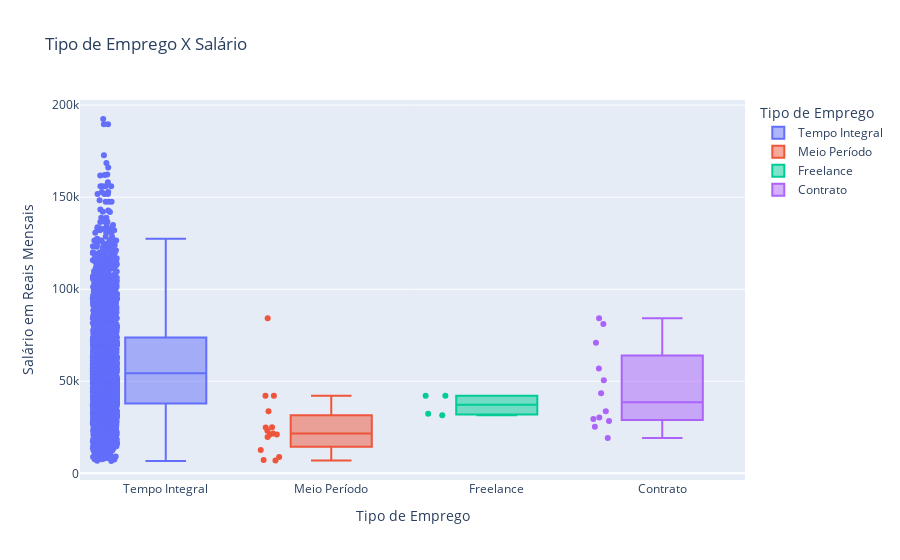

Notebook cell for this chart:
### Code cell
# Pergunta 2: Escolho entre flexibilidade de horário ou salário?
fig2 = px.box(
    salarios,
    x='Tipo de Emprego',
    y='Salário em Reais Mensais',
    color='Tipo de Emprego',
    points="all",
    title='Tipo de Emprego X Salário',
)
fig2.show()

### Figure 1 — Plotly figure (JSON) as saved in the notebook; plotly's stock layout.template omitted (floating-point values rounded to 4 significant figures; data arrays with more than 128 entries replaced by an {"elided": "..."} marker saying what was removed)
{"data": [{"alignmentgroup": "True", "boxpoints": "all", "hovertemplate": "Tipo de Emprego=%{x}<br>Salário em Reais Mensais=%{y}<extra></extra>", "legendgroup": "Tempo Integral", "marker": {"color": "#636efa"}, "name": "Tempo Integral", "notched": false, "offsetgroup": "Tempo Integral", "orientation": "v", "showlegend": true, "type": "box", "x": {"elided": "3068 str values"}, "x0": " ", "xaxis": "x", "y": {"elided": "3068 int values"}, "y0": " ", "yaxis": "y"}, {"alignmentgroup": "True", "boxpoints": "all", "hovertemplate": "Tipo de Emprego=%{x}<br>Salário em Reais Mensais=%{y}<extra></extra>", "legendgroup": "Meio Período", "marker": {"color": "#EF553B"}, "name": "Meio Período", "notched": false, "offsetgroup": "Meio Período", "orientation": "v", "showlegend": true, "type": "box", "x": ["Meio Período", "Meio Período", "Meio Período", "Meio Período", "Meio Período", "Meio Período", "Meio Período", "Meio Período", "Meio Período", "Meio Período", "Meio Período", "Meio Período", "Meio Período", "Meio Período", "Meio Período"], "x0": " ", "xaxis": "x", "y": [6953, 21074, 84299, 42149, 24981, 21074, 7262, 19726, 8856, 33719, 12644, 24911, 42149, 23182, 21631], "y0": " ", "yaxis": "y"}, {"alignmentgroup": "True", "boxpoints": "all", "hovertemplate": "Tipo de Emprego=%{x}<br>Salário em Reais Mensais=%{y}<extra></extra>", "legendgroup": "Freelance", "marker": {"color": "#00cc96"}, "name": "Freelance", "notched": false, "offsetgroup": "Freelance", "orientation": "v", "showlegend": true, "type": "box", "x": ["Freelance", "Freelance", "Freelance", "Freelance"], "x0": " ", "xaxis": "x", "y": [42149, 32385, 42149, 31612], "y0": " ", "yaxis": "y"}, {"alignmentgroup": "True", "boxpoints": "all", "hovertemplate": "Tipo de Emprego=%{x}<br>Salário em Reais Mensais=%{y}<extra></extra>", "legendgroup": "Contrato", "marker": {"color": "#ab63fa"}, "name": "Contrato", "notched": false, "offsetgroup": "Contrato", "orientation": "v", "showlegend": true, "type": "box", "x": ["Contrato", "Contrato", "Contrato", "Contrato", "Contrato", "Contrato", "Contrato", "Contrato", "Contrato", "Contrato", "Contrato", "Contrato"], "x0": " ", "xaxis": "x", "y": [70993, 50579, 33719, 25289, 84299, 28369, 29504, 56902, 43545, 19227, 30347, 81094], "y0": " ", "yaxis": "y"}], "layout": {"boxmode": "overlay", "legend": {"title": {"text": "Tipo de Emprego"}, "tracegroupgap": 0}, "title": {"text": "Tipo de Emprego X Salário"}, "xaxis": {"anchor": "y", "categoryarray": ["Tempo Integral", "Meio Período", "Freelance", "Contrato"], "categoryorder": "array", "domain": [0, 1], "title": {"text": "Tipo de Emprego"}}, "yaxis": {"anchor": "x", "domain": [0, 1], "title": {"text": "Salário em Reais Mensais"}}}}
